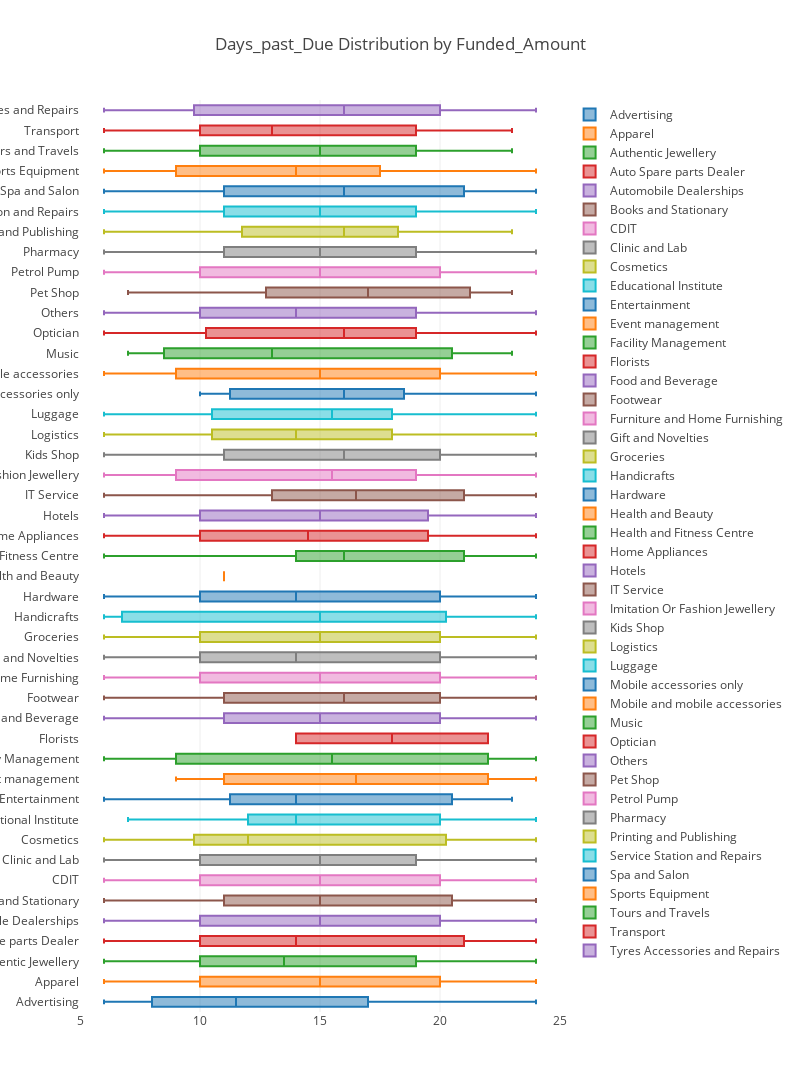

Write notebook code for a chart like this one.
### Code cell
trace = []
for name, group in data.groupby("Industry_NAME"):
    trace.append ( 
        go.Box(
            x=group["Loan_Tenure(Months)"].values,
            name=name
        )
    )
layout = go.Layout(
    title='Days_past_Due Distribution by Funded_Amount',
    width = 800,
    height = 2000
)
#data = [trace0, trace1]
fig = go.Figure(data=trace, layout=layout)
py.iplot(fig, filename="Loan_Tenure_by_Industry_NAME")

### Figure 1 — Plotly figure (JSON) as saved in the notebook; plotly's stock layout.template omitted (floating-point values rounded to 4 significant figures; data arrays with more than 128 entries replaced by an {"elided": "..."} marker saying what was removed)
{"data": [{"name": "Advertising", "type": "box", "x": [7, 13, 16, 23, 9, 7, 9, 8, 9, 8, 12, 17, 6, 24, 22, 11, 16, 21]}, {"name": "Apparel", "type": "box", "x": {"elided": "1616 int values"}}, {"name": "Authentic Jewellery", "type": "box", "x": [7, 13, 23, 10, 21, 22, 10, 7, 23, 7, 19, 10, 12, 9, 20, 11, 14, 23, 12, 6, 18, 7, 10, 17, 23, 20, 14, 9, 12, 12, 9, 13, 6, 24, 12, 12, 16, 7, 7, 19, 6, 21, 13, 23, 6, 15, 15, 8, 16, 24, 8, 20, 24, 23, 8, 6, 11, 22, 11, 12, 14, 15, 19, 12, 19, 24, 23, 10, 8, 6, 23, 13, 15, 8, 8, 10, 18, 13, 14, 19, 23, 14, 19, 10, 10, 8, 19, 20, 8, 17, 15, 18, 24, 19]}, {"name": "Auto Spare parts Dealer", "type": "box", "x": [18, 23, 10, 9, 14, 11, 10, 21, 13, 7, 13, 17, 19, 13, 22, 23, 9, 13, 24, 14, 7, 11, 21, 15, 9, 19, 8, 6, 19, 23, 21, 22, 11, 22, 18, 8]}, {"name": "Automobile Dealerships", "type": "box", "x": {"elided": "268 int values"}}, {"name": "Books and Stationary", "type": "box", "x": [19, 15, 11, 12, 9, 10, 10, 11, 21, 23, 8, 15, 14, 24, 23, 14, 12, 24, 12, 13, 9, 6, 13, 10, 18, 22, 13, 8, 18, 14, 13, 18, 12, 16, 24, 9, 21, 21, 11, 21, 24, 22, 24, 17, 14, 21, 20, 16, 20, 16, 8, 8, 24, 15, 10, 19, 21, 9, 17, 19, 11, 24, 6, 22, 20, 12, 11, 10, 17, 23, 19, 10, 15, 12, 10, 20, 18, 12, 24, 7]}, {"name": "CDIT", "type": "box", "x": {"elided": "366 int values"}}, {"name": "Clinic and Lab", "type": "box", "x": {"elided": "323 int values"}}, {"name": "Cosmetics", "type": "box", "x": [21, 20, 6, 22, 11, 12, 6, 10, 9, 12, 7, 23, 23, 23, 9, 6, 11, 6, 9, 23, 12, 14, 13, 20, 12, 21, 14, 21, 23, 22, 12, 17, 12, 8, 11, 11, 15, 13, 20, 6, 24, 12, 12, 15, 7, 7, 21, 11, 15]}, {"name": "Educational Institute", "type": "box", "x": [18, 20, 22, 17, 19, 12, 14, 10, 19, 24, 12, 17, 7, 14, 13, 12, 12, 10, 14, 12, 12, 21, 24, 20, 23, 14]}, {"name": "Entertainment", "type": "box", "x": [9, 14, 14, 12, 22, 20, 23, 6, 12]}, {"name": "Event management", "type": "box", "x": [23, 22, 10, 15, 13, 24, 18, 9, 22, 11, 9, 18, 17, 16]}, {"name": "Facility Management", "type": "box", "x": [24, 7, 16, 21, 11, 15, 17, 9, 24, 19, 24, 13, 22, 12, 20, 14, 6, 24, 17, 24, 8, 9, 24, 14, 6, 8, 8, 20, 9, 12, 24, 8, 21, 24]}, {"name": "Florists", "type": "box", "x": [14, 22]}, {"name": "Food and Beverage", "type": "box", "x": {"elided": "1609 int values"}}, {"name": "Footwear", "type": "box", "x": {"elided": "138 int values"}}, {"name": "Furniture and Home Furnishing", "type": "box", "x": {"elided": "134 int values"}}, {"name": "Gift and Novelties", "type": "box", "x": [10, 8, 23, 14, 24, 10, 10, 12, 14, 24, 6, 10, 12, 22, 18, 22, 24, 14, 14, 13, 9, 10, 13, 6, 11, 22, 24, 21, 21, 6, 24, 15, 16, 23, 19, 20, 18, 10, 9, 8, 13, 19, 12, 19, 13, 15, 20, 18, 23, 16, 6, 22, 22, 21, 10, 11, 14, 11, 6, 22, 11, 7, 20, 6, 10, 17, 10, 8, 15, 9, 21, 17, 14, 21, 8, 24, 23, 14, 10, 14, 6, 21, 6, 10, 19, 17, 9, 8, 16, 11, 19, 6, 23, 12, 21, 10, 13, 13, 6, 18, 14, 14, 11, 15, 7, 16, 18, 7, 12, 24]}, {"name": "Groceries", "type": "box", "x": {"elided": "736 int values"}}, {"name": "Handicrafts", "type": "box", "x": [13, 6, 15, 21, 7, 19, 6, 24, 20]}, {"name": "Hardware", "type": "box", "x": {"elided": "248 int values"}}, {"name": "Health and Beauty", "type": "box", "x": [11]}, {"name": "Health and Fitness Centre", "type": "box", "x": [23, 23, 16, 15, 7, 18, 23, 14, 19, 16, 23, 16, 15, 22, 24, 15, 21, 21, 14, 17, 14, 7, 16, 22, 21, 24, 20, 10, 12, 14, 17, 12, 20, 13, 17, 14, 6, 9, 10, 18, 22]}, {"name": "Home Appliances", "type": "box", "x": [20, 16, 13, 23, 9, 15, 13, 12, 10, 19, 21, 6, 16, 16, 22, 21, 12, 16, 12, 14, 13, 18, 15, 10, 23, 13, 6, 13, 16, 8, 15, 12, 6, 22, 12, 18, 19, 7, 16, 20, 15, 20, 6, 24, 10, 10, 13, 7, 12, 15, 18, 7, 18, 24, 14, 11, 21, 21, 20, 20, 18, 12, 20, 18, 19, 15, 10, 15, 20, 9, 6, 12, 13, 6, 19, 24, 24, 20, 11, 23, 9, 17, 17, 22, 21, 22, 16, 22, 17, 16, 9, 9, 13, 10, 6, 24, 7, 21, 13, 13, 18, 12, 7, 6, 15, 8, 21, 11, 7, 20, 6, 6, 9, 21, 10, 8, 24, 6, 17, 6, 8, 10, 20, 14, 11, 6, 19, 6]}, {"name": "Hotels", "type": "box", "x": {"elided": "200 int values"}}, {"name": "IT Service", "type": "box", "x": [7, 24, 17, 16, 24, 13, 24, 13, 14, 18, 12, 7, 10, 13, 23, 16, 19, 16, 21, 23, 19, 19, 23, 8, 17, 14, 22, 20, 23, 12, 19, 22, 15, 16, 23, 15, 10, 6, 9, 16, 9, 14, 18, 16, 8, 10, 14, 21, 24, 19, 10, 23, 19, 15, 21, 24, 21, 20]}, {"name": "Imitation Or Fashion Jewellery", "type": "box", "x": [8, 16, 16, 12, 13, 19, 8, 14, 16, 6, 8, 20, 19, 19, 24, 15, 17, 9, 14, 21, 21, 9]}, {"name": "Kids Shop", "type": "box", "x": [7, 15, 19, 22, 21, 18, 10, 21, 23, 14, 20, 15, 16, 11, 17, 20, 21, 15, 8, 7, 24, 11, 15, 18, 8, 23, 16, 11, 23, 14, 7, 17, 17, 16, 19, 6, 11, 12, 24, 12]}, {"name": "Logistics", "type": "box", "x": [13, 6, 11, 20, 15, 10, 8, 16, 7, 23, 9, 6, 14, 6, 9, 23, 23, 13, 16, 16, 16, 16, 22, 8, 21, 17, 24, 12, 12, 17, 21, 15, 16, 18, 20, 14, 11, 14, 15, 14, 11, 11, 12, 20, 9, 20, 11, 18, 19, 6, 13, 10, 19, 17, 9, 11, 9, 8, 18, 15]}, {"name": "Luggage", "type": "box", "x": [10, 6, 20, 18, 6, 10, 24, 23, 11, 15, 23, 18, 13, 16, 18, 16, 6, 16, 10, 17, 18, 14, 11, 12, 7, 12, 20, 16]}, {"name": "Mobile accessories only", "type": "box", "x": [16, 10, 22, 13, 11, 24, 19, 16, 17, 10, 12]}, {"name": "Mobile and mobile accessories", "type": "box", "x": {"elided": "130 int values"}}, {"name": "Music", "type": "box", "x": [7, 23, 13]}, {"name": "Optician", "type": "box", "x": [11, 16, 14, 6, 16, 24, 21, 11, 18, 17, 16, 13, 22, 17, 22, 7, 17, 18, 16, 10, 13, 10, 6, 20, 19, 11, 10, 8, 11, 9, 24, 13, 10, 19, 8, 19, 21, 16, 17, 24, 14, 23, 7, 21, 12, 19, 8, 23, 12, 7, 23]}, {"name": "Others", "type": "box", "x": {"elided": "496 int values"}}, {"name": "Pet Shop", "type": "box", "x": [22, 23, 14, 20, 17, 23, 16, 23, 23, 8, 7, 20, 7, 12, 12, 18, 16, 21, 18, 16, 13]}, {"name": "Petrol Pump", "type": "box", "x": {"elided": "496 int values"}}, {"name": "Pharmacy", "type": "box", "x": {"elided": "370 int values"}}, {"name": "Printing and Publishing", "type": "box", "x": [13, 14, 18, 19, 16, 18, 17, 7, 17, 23, 14, 11, 18, 15, 21, 16, 20, 22, 23, 12, 7, 9, 13, 6, 7]}, {"name": "Service Station and Repairs", "type": "box", "x": [24, 18, 8, 7, 11, 16, 8, 14, 7, 16, 6, 24, 20, 11, 23, 6, 15, 16, 21, 22, 9, 17, 11, 19, 21, 14, 11, 19, 18, 12, 20, 7, 9, 6, 21, 11, 13, 11, 11, 6, 12, 24, 18, 18, 9, 18, 16, 11, 13, 15, 6, 14, 14, 13, 15, 17, 11, 20, 13, 18, 23, 22, 23, 13, 16, 18, 7, 19, 20, 21, 17]}, {"name": "Spa and Salon", "type": "box", "x": {"elided": "230 int values"}}, {"name": "Sports Equipment", "type": "box", "x": [13, 17, 18, 10, 19, 12, 14, 20, 8, 9, 22, 8, 24, 15, 6, 11, 14, 6, 17, 13, 17, 9, 7, 14, 17, 22, 21, 7]}, {"name": "Tours and Travels", "type": "box", "x": [16, 15, 22, 21, 7, 23, 9, 22, 8, 19, 17, 6, 12, 17, 11, 13, 8, 16, 6, 13, 6, 17, 12, 14, 23, 11, 18, 7, 22, 22, 21, 19, 10, 18, 18, 10, 21, 8, 20, 18, 15, 13, 13, 19, 6, 8, 20, 14, 8, 23]}, {"name": "Transport", "type": "box", "x": [6, 19, 14, 13, 9, 13, 9, 23, 23, 13, 19]}, {"name": "Tyres Accessories and Repairs", "type": "box", "x": [22, 16, 22, 19, 24, 20, 17, 17, 10, 22, 23, 10, 14, 18, 16, 10, 20, 9, 12, 7, 18, 6, 11, 23, 12, 9, 8, 9, 24, 19, 8, 9, 7, 10, 6, 14, 16, 17, 21, 9, 15, 14, 18, 22, 24, 21, 14, 18, 9, 20, 12, 7, 6, 20, 24, 11, 9, 14, 8, 19, 22, 20, 13, 20, 16, 11, 6, 21, 23, 14, 7, 22, 6, 6, 16, 12, 17, 16, 17, 6, 19, 22, 9, 14, 24, 22, 12, 12, 14, 6, 21, 24, 17]}], "layout": {"height": 2000, "title": "Days_past_Due Distribution by Funded_Amount", "width": 800}}
